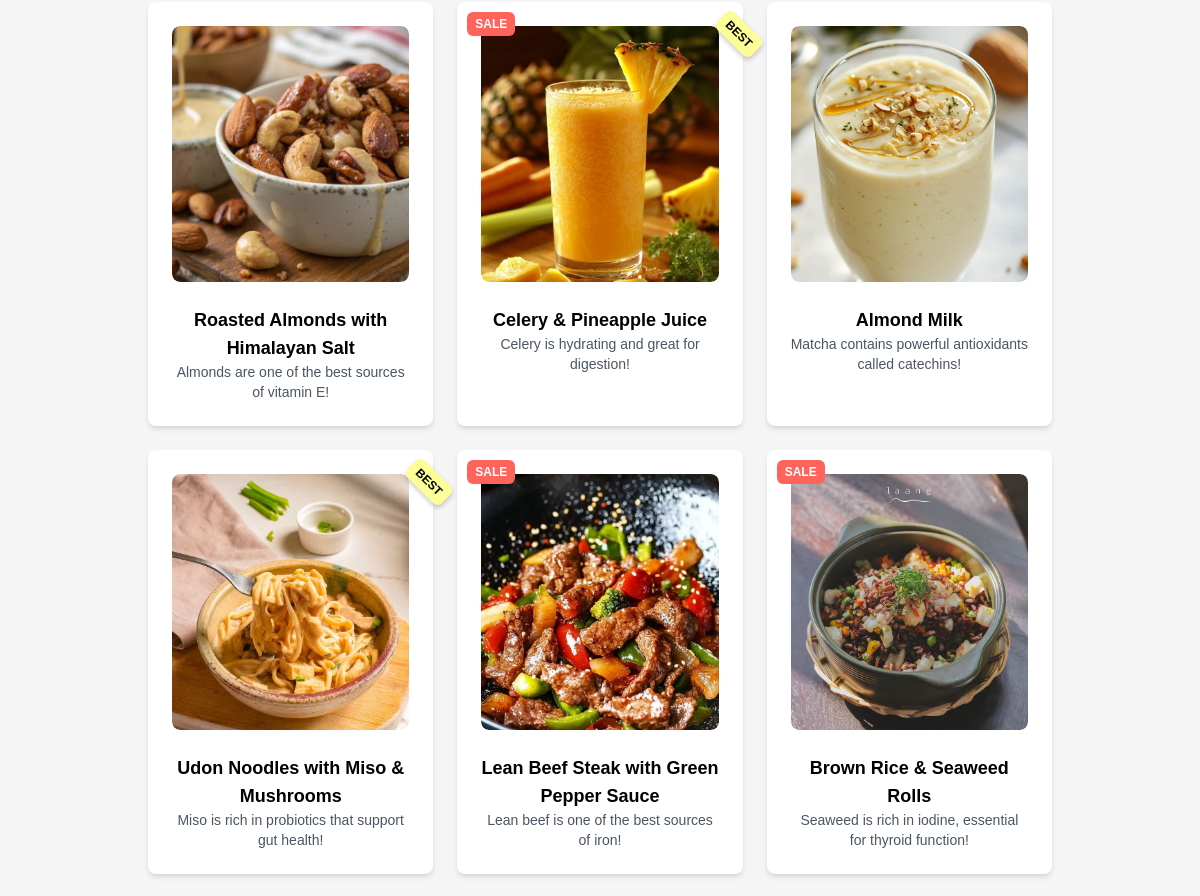
The page /menu/ (middle part) on the database as committed earlier.
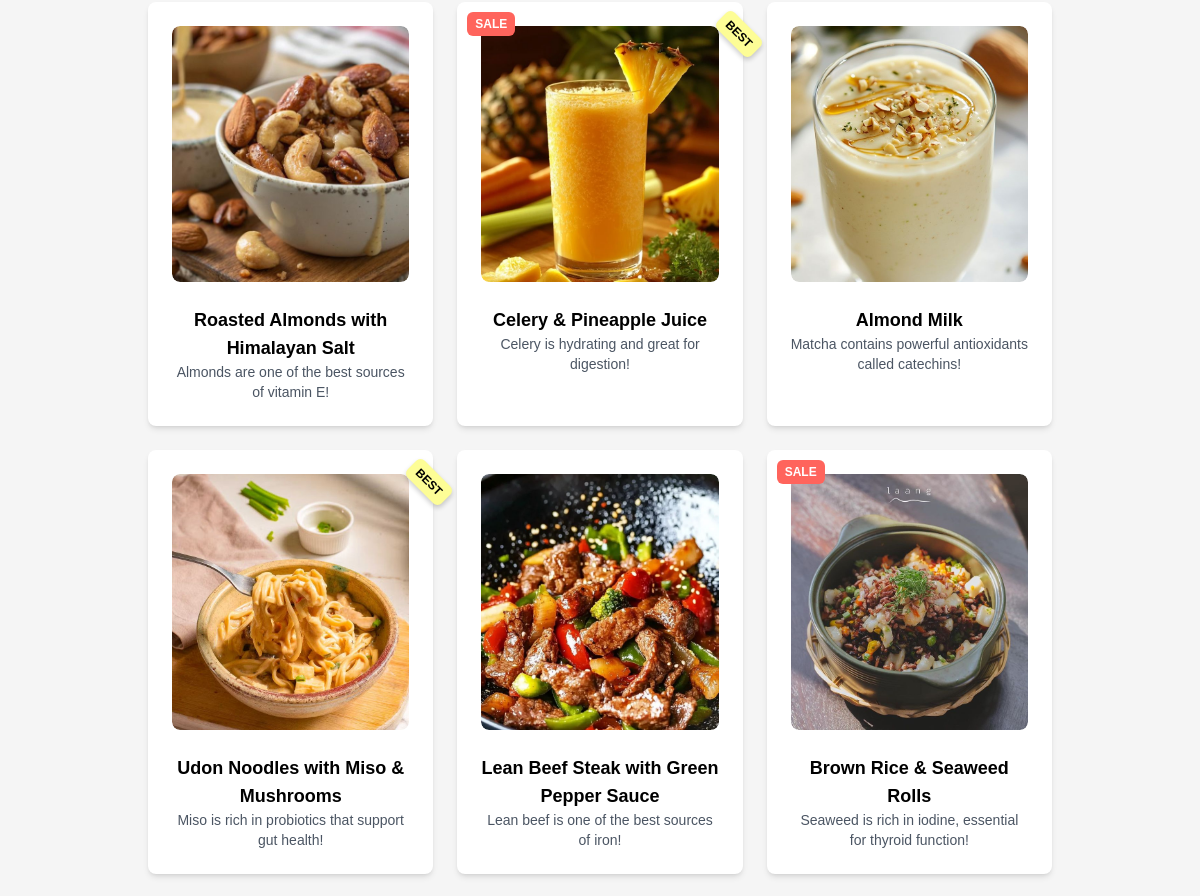
The same page on the database as committed later.
### app/models.py (models this page shows, shortened)
class BaseProduct(models.Model):
    name = models.CharField(max_length=200, null=True)
    image = models.ImageField(upload_to='products/', null=True, blank=True)
    detail = models.TextField(null=True, blank=True)
    description = models.TextField(null=True, blank=True)
    class Meta:
        abstract = True
    @property
    def imageURL(self):
        try:
            return self.image.url
        except:
            return ''

class Product(BaseProduct):
    category = models.ManyToManyField(Category, related_name='products')
    price = models.FloatField()
    digital = models.BooleanField(default=False, null=True, blank=False)
    calories = models.IntegerField(default=0)
    protein = models.FloatField(default=0)
    carbs = models.FloatField(default=0)
    fat = models.FloatField(default=0)
    sale = models.BooleanField(default=False)
    discount_percentage = models.FloatField(default=0, null=True, blank=True)
    sale_price = models.FloatField(default=0, null=True, blank=True)
    created_at = models.DateTimeField(auto_now_add=True) #New attribute

### app/views/product.py (the view)
# urls.py: path('menu/', menu, name='menu'),
def menu(request):
    if request.user.is_authenticated:
        customer, created = Customer.objects.get_or_create(user=request.user)
        order, created = Order.objects.get_or_create(customer=customer, complete=False)
        items = order.orderitem_set.all()
        cartItems = order.get_cart_items
        latest_tracking = WeightTracking.objects.filter(customer=customer, height__gte=100, weight__gte=10).order_by('-date', '-id').first()
        recommended_products = []
        if latest_tracking:
            bmi = latest_tracking.bmi
            print(f"User: {customer}, BMI: {bmi}")
            all_products = Product.objects.all()
            for p in all_products:
                print(f"Product: {p.name}, Calories: {p.calories}")
            if bmi < 18.5:
                recommended_products = Product.objects.filter(calories__gte=500)
            elif 18.5 <= bmi < 25:
                recommended_products = Product.objects.filter(calories__gte=300)
            elif 25 <= bmi < 30:
                recommended_products = Product.objects.filter(calories__lt=300)
            else:
                recommended_products = Product.objects.filter(calories__lt=200)
            print(f"Recommended products: {[p.name for p in recommended_products]}")
    else:
        items = []
        order = {'get_cart_items': 0, 'get_cart_total': 0}
        cartItems = order['get_cart_items']
        recommended_products = []
    categories = Category.objects.filter(is_sub=False)
    products_all = Product.objects.all()
    products = Product.objects.filter(digital=True)
    on_sale_products = Product.objects.filter(sale=True)
    combos = Combo.objects.all()
    new_products = Product.objects.filter(created_at__gte=datetime.now() - timedelta(days=7))
    context = {
        'products_all': products_all,
        'products': products,
        'on_sale_products': on_sale_products,
        'combos': combos,
        'user': request.user,
        'cartItems': cartItems,
        'categories': categories,
        'recommended_products': recommended_products,
        'new_products': new_products,
    }
    return render(request, 'app/menu.html', context)

### app/templates/app/menu.html (shortened to what this page needs)
{% extends 'app/base.html' %}
{% load static %}
{% block menu_content %}
<link rel="stylesheet" href="https://cdn.jsdelivr.net/npm/swiper@10/swiper-bundle.min.css"/>
<div id="menu_highlights_all" class="bg-white-100 py-12">
    <div class="container mx-auto px-4">
        <div class="grid grid-cols-1 sm:grid-cols-2 md:grid-cols-3 gap-6 p-4">
            {% for product in products_all %}
                <a href="{% url 'detail' %}?id={{ product.id }}" class="block text-center bg-white p-6 rounded-lg shadow-md hover:shadow-lg transition-all relative">
                    {% if product.sale %}
                        <span class="absolute top-2 left-2 bg-red-500 text-white text-xs font-bold px-2 py-1 rounded">
                            SALE
                        </span>
                    {% endif %}
                    {% if product.digital %}
                        <span class="absolute top-2 right-2 bg-red-500 text-black text-xs font-bold px-2 py-1 rounded">
                            BEST
                        </span>
                    {% endif %}
                    <div class="overflow-hidden rounded-lg">
                        <img src="{{ product.imageURL }}" alt="{{ product.name }}" class="w-full h-64 object-cover rounded-lg transform group-hover:scale-105 transition-all duration-300"/>
                    </div>
                    <h2 class="text-lg font-bold mt-4 text-black">
                        {{ product.name }}
                    </h2>
                    <p class="text-sm text-gray-600">
                        {{ product.detail }}
                    </p>
                </a>
            {% endfor %}
        </div>
    </div>
</div>
{% endblock %}

Rows that differ between the two databases and show on the page:
changed Product "Lean Beef Steak with Green Pepper Sauce": no longer shows "SALE"
